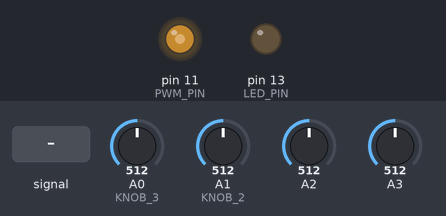
This sketch was run on a simulated Arduino Nano, built with avr-gcc and run on an emulated ATmega328P. Parts: output pins drawn as LEDs (lit = HIGH). Dashed ring = blinking. The test bench sets the inputs (shaded band); at power-on: A2 = 512, A0 (KNOB_3) = 512, A1 (KNOB_2) = 512, A3 = 512. Random numbers use the default seed unless the sketch sets one.

Above: at 1.2 s.
1.3 s: A2 fed a 200 Hz sine of ±81 counts around its level
At 1.7 s:
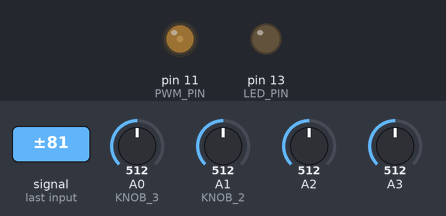
2.8 s: A2 set to 501
At 3.3 s:
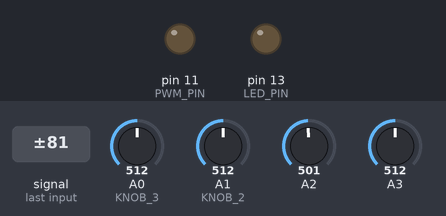
4.3 s: A2 set to 30
At 4.56 s:
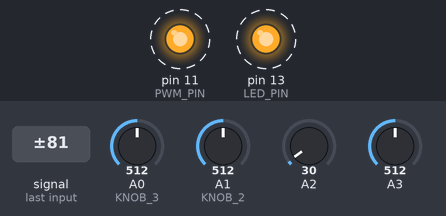
Timing chart, 0 to 13.3 s (numbered marks = the images above; inputs shaded):
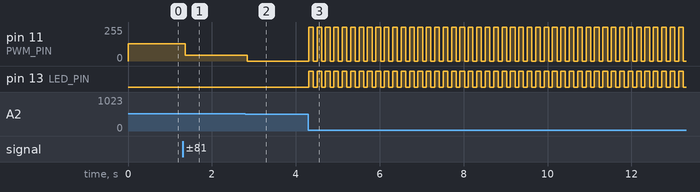

Measured:
- after the input at 1.3 s, pin 11 (PWM_PIN): 128/255 → 45/255 after 0.06 s
- after the input at 2.8 s, pin 11 (PWM_PIN): 45/255 → 0/255 at once
- after the input at 4.3 s, pin 11 (PWM_PIN): alternates 255/255 for 0.11 s and 0/255 for 0.09 s, starting at once; pin 13 (LED_PIN): alternates HIGH for 0.11 s and LOW for 0.09 s, starting at once

The sketch:

multigrain.ino
```cpp
// (licence header left out)
#include "grains.h"

#define MODE_KNOB KNOB_1

#define CLOCK_GEN_MIN_PERIOD_US 1000
#define CLOCK_GEN_MAX_PERIOD_US 2000000

#define T_TO_G_MIN_WIDTH_US     0
#define T_TO_G_MAX_WIDTH_US     2000000

/**
 * The different modes (states)
 */
typedef enum {
  MODE_CLOCK_GEN=0, ///< Clock generator
  MODE_T_TO_G,      ///< Trigger to gate converter
  MODE_NOISERING,   ///< "Noisering"

  N_MODES           ///< Number of modes
} mode_t;

// The next value to be written to the PWM OCR register:
static volatile uint8_t sg_pwm_value = 0;

static mode_t sg_current_mode = MODE_CLOCK_GEN;

/**
 * Samples the mode input and returns the currently selected mode.
 */
mode_t getMode() {
  uint16_t mode_val;
  static avg_t mode_avg;

  // Read the mode knob:
  mode_val = sampleAveraged(MODE_KNOB, &mode_avg);

  if (mode_val < 128) {
    // First 1/4
    return MODE_CLOCK_GEN;
  }
  else if (mode_val < 512) {
    // Second 1/4
    return MODE_T_TO_G;
  }
  else {
    // Second 1/2 of the knob is all noisering
    return MODE_NOISERING;
  }
}

void setup() {
  pinMode(PWM_PIN, OUTPUT);
  audioOn();
  pinMode(LED_PIN, OUTPUT);
}

void loop() {
  mode_t mode;

  // Get the selected mode:
  mode = getMode();

  // Run the non-interrupt part of the modes:
  switch (mode) {
  case MODE_CLOCK_GEN:
    runClockGen();
    break;

  case MODE_T_TO_G:
    runTtoG();
    break;

  case MODE_NOISERING:
    runNoiseRing();
    break;

  default:
    // Shouldn't ever happen
    break;
  }

  // We set the static global mode variable after running the mode
  // routines, when there's a mode transition it's garunteed that
  // the mode has been 'setup' before the interrupt part is run:
  sg_current_mode = mode;
}


//=====clock generator===========================

static uint64_t sg_clock_gen_on_us = 0;
static uint64_t sg_clock_gen_off_us;

/**
 * To be run in the main loop
 */
void runClockGen() {
  static avg_t freq_avg, duty_avg;
  static uint16_t last_freq=1025, last_duty=1025;
  uint16_t freq, duty;
  uint64_t period_us, on_us;

  // Use a logaithmic response for the frequency knob for better control:
  freq = mapLog(sampleAveraged(KNOB_2, &freq_avg));

  duty = sampleAveraged(KNOB_3, &duty_avg);

  if (freq != last_freq || duty != last_duty) {
    // Only calculate/update values if changed

    last_duty = duty;
    last_freq = freq;

    duty = map(duty, 0, 1023, 0, 110); // max of 110 gives some dead space at the top to ensure100%
    duty = constrain(duty, 0, 100);


    period_us = map(freq, 0, 1023, CLOCK_GEN_MAX_PERIOD_US, CLOCK_GEN_MIN_PERIOD_US);
    // Just to be safe:
    period_us = constrain(period_us, CLOCK_GEN_MIN_PERIOD_US, CLOCK_GEN_MAX_PERIOD_US);


    // Clear on-time (disable output) before changing to reduce glitching:
    sg_clock_gen_on_us = 0;

    on_us = (period_us / 100) * duty;
    sg_clock_gen_off_us = period_us - on_us;
    sg_clock_gen_on_us = on_us;
  }
}

/**
 * To be run in the PWM ISR
 */
static void tickClockGen() {
  static uint64_t last_transition_us=0;
  static uint8_t state;
  uint64_t t_us, elapsed, target;

  // Get current time:
  t_us = micros();
  elapsed = t_us - last_transition_us;

  if (sg_clock_gen_on_us) {
    // Non-zero on-time

    if (sg_clock_gen_off_us == 0) {
      // 100% duty cycle
      state = 0xff;
    }
    else {
      // Get width of current phase:
      target = state ? sg_clock_gen_on_us : sg_clock_gen_off_us;

      if (elapsed >= target) {
        // Width reached, transition
        last_transition_us = t_us;
        state ^= 0xff;
      }
    }
  }
  else {
    // 0% duty cycle, disable output
    state = 0;
  }
  sg_pwm_value = state;
  digitalWrite(LED_PIN, state & 0x1);
}
//===============================================


//=====trigger to gate===========================

static uint64_t sg_t_to_g_width_us = 0;
static uint64_t sg_t_to_g_trigger_us = 0;


void runTtoG() {
  static avg_t width_avg, prob_avg;
  uint64_t pulse_width;
  uint16_t prob;

  pulse_width = mapExp(sampleAveraged(KNOB_3, &width_avg));

  pulse_width = map(pulse_width, 0, 1023, T_TO_G_MIN_WIDTH_US, T_TO_G_MAX_WIDTH_US);
  // Just to be safe:
  pulse_width = constrain(pulse_width, T_TO_G_MIN_WIDTH_US, T_TO_G_MAX_WIDTH_US);


  // Probability to skip a trigger:
  prob = mapExp(sampleAveraged(KNOB_2, &prob_avg));
  prob = map(prob, 0, 1023, 0, 100);

  if (getTrigger(EDGE_RISING)) {
    // WeTrigger received
    if (prob < 100) {
      if (prob == 0 || !random(prob)) {
        sg_t_to_g_width_us = pulse_width;
        sg_t_to_g_trigger_us = micros();
        sg_pwm_value = 0xff;
        digitalWrite(LED_PIN, 0x1);
      }
    }
    // Otherwise skip at 100%, nothing to do

  }
  else {
    // No new trigger - only update pulse_width if currently gating:
    if (sg_pwm_value) {
      sg_t_to_g_width_us = pulse_width;
    }
    // Otherwise it can falsely "retrigger" when increasing pulse width

    else {
      digitalWrite(LED_PIN, 0x0);
    }
  }
}

static inline void tickTtoG() {
  uint64_t t_us, elapsed, target;
  // Current time:
  t_us = micros();

  elapsed = t_us - sg_t_to_g_trigger_us;

  if (sg_t_to_g_width_us) {
    // Non-zero pulse width
    if (elapsed >= sg_t_to_g_width_us) {
      // Pulse over
      sg_pwm_value = 0;
    }
    else {
      sg_pwm_value = 0xff;
    }
  }
  else {
    sg_pwm_value = 0;
  }
}


//===============================================


//=====noisering=================================

// Initial value from grainsring:
static uint16_t sg_noise_ring_bit_array = 0x8080;
static uint8_t sg_noise_ring_bits_to_write = 8;
static uint8_t sg_noise_ring_scale = 0;

void runNoiseRing() {
  uint16_t new_bits;
  uint8_t change, chance, next_value;
  static avg_t bits_avg;
  uint16_t scale;

  // Read the mode knob:
  scale = sampleAveraged(MODE_KNOB, &bits_avg);
  scale = constrain(scale, 512, 1000);

  // 5 possilbe scales:
  sg_noise_ring_scale = map(scale, 512, 1000, 0, 4);


  // Probabilities based on knob values
  change = analogRead(KNOB_2) > random(1024);
  chance = analogRead(KNOB_3) > random(1024);

    if (getTrigger(EDGE_RISING)) {
      // Rotate the bit array
      next_value = bitRead(sg_noise_ring_bit_array, 15);
      new_bits = sg_noise_ring_bit_array << 1;
      if (change) {
        next_value = chance;
      }
      bitWrite(new_bits, 0, next_value);
      sg_noise_ring_bit_array = new_bits;

      digitalWrite(LED_PIN, new_bits & 0x1);
    }
}

static inline void tickNoiseRing() {
  uint8_t mask = 0xff, value;
  if (sg_noise_ring_bits_to_write == 1) {
    // Currently disabled
    sg_pwm_value = (sg_noise_ring_bit_array & 0x1) * 0xff;
  }
  else {
    mask >>= 8 - sg_noise_ring_bits_to_write;
    value = sg_noise_ring_bit_array & mask;

    switch(sg_noise_ring_scale) {
    case 1:
      // Quantize to semitones
      sg_pwm_value = mapSemitone(value);
      break;
    case 2:
      // Quantize to major scale
      sg_pwm_value = mapMajor(value);
      break;
    case 3:
      // Quantize to minor scale
      sg_pwm_value = mapMinor(value);
      break;
    case 4:
      // Quantize to mixolydian scale
      sg_pwm_value = mapMixolydian(value);
      break;

    case 0:
    default:
      // No quantization
      sg_pwm_value = value;
      break;

    }
  }
}

//===============================================


// PWM ISR
SIGNAL(PWM_INTERRUPT) {
  switch (sg_current_mode) {

  case MODE_CLOCK_GEN:
    tickClockGen();
    break;

  case MODE_T_TO_G:
    tickTtoG();
    break;

  case MODE_NOISERING:
    tickNoiseRing();
    break;

  default:
    // This should never happen, but just in case:
    sg_pwm_value = 0;
    break;
  }

  // Update the PWM output:
  setPwm(sg_pwm_value);
}
```

grains.h
```cpp
// (licence header left out)
#ifndef _GRAINS_H
#define _GRAINS_H

#ifdef __cplusplus
extern "C" {
#endif

#include <avr/io.h>
#include <avr/interrupt.h>
#include <avr/pgmspace.h>

// I/O defines:
#define KNOB_1  2
#define KNOB_2  1
#define KNOB_3  0
#define CV_IN   3

#define PWM_PIN       11
#define PWM_OCR       (OCR2A)
#define PWM_INTERRUPT (TIMER2_OVF_vect)

#define LED_PIN       13
#define LED_PORT      PORTB
#define LED_BIT       5


#define SAMPLE_AVG_LEN 8 ///< Moving average length for analog input sampling:


/**
 * Struct for use with #sampleAveraged function.
 */
typedef struct {
  uint16_t window[SAMPLE_AVG_LEN];
  uint32_t sum;
  uint8_t i;
} avg_t;


inline void setPwm(uint8_t value) {
  PWM_OCR = value;
}

extern const uint16_t freqTable[];
extern const uint16_t expTable[];
extern const uint16_t logTable[];
extern const uint16_t semitoneTable[];
extern const uint16_t majorTable[];
extern const uint16_t minorTable[];
extern const uint16_t mixolydianTable[];

/**
 * Convert CV ADC value to frequency
 */
inline uint16_t mapFreq(uint16_t input) {
  return pgm_read_word_near(freqTable + input);
}

/**
 * Convert linear ADC input to exponential
 *
 * (Finer control on ends)
 */
inline uint16_t mapExp(uint16_t input) {
  return pgm_read_word_near(expTable + input);
}

/**
 * Convert linear ADC input to logarithmic
 *
 * (Finer control in the middle)
*/
inline uint16_t mapLog(uint16_t input) {
  return pgm_read_word_near(logTable + input);
}

inline uint16_t mapSemitone(uint16_t input) {
  return pgm_read_word_near(semitoneTable + input);
}

inline uint16_t mapMajor(uint16_t input) {
  return pgm_read_word_near(majorTable + input);
}

inline uint16_t mapMinor(uint16_t input) {
  return pgm_read_word_near(majorTable + input);
}

inline uint16_t mapMixolydian(uint16_t input) {
  return pgm_read_word_near(majorTable + input);
}

/**
 * Enalbe the PWM output
 */
void audioOn(void);

/**
 * Get the current state of a clock signal on IN1
 */
uint8_t getClock(void);


/**
 * Used with #getTrigger to spedify which edge to look for
 */
typedef enum {
  EDGE_FALLING=0,
  EDGE_RISING
} edge_t;

/**
 * Returns 1 if a trigger has been received since the last time
 * called, 0 otherwise.
 */
uint8_t getTrigger(edge_t edge);

/**
 * Sample the given ADC input and return the output of a moving
 * average. (Each input  needs its own static avg_t struct)
 */
uint16_t sampleAveraged(uint8_t input, avg_t *avg);

#ifdef __cplusplus
} // extern "C"
#endif

#endif //_GRAINS_H
```

Source omitted: grains.c (data table, 18036 bytes)
